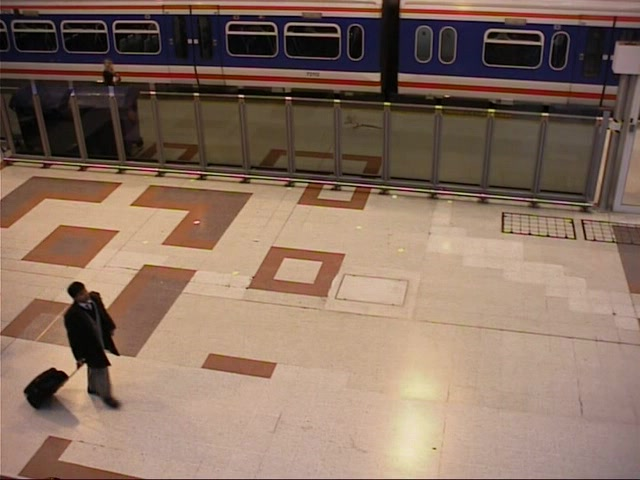
#> input picture homeworks/midterm/video/station/frame0250.jpg, 640 x 480 px; its folder holds 4 pictures in this run
$ jupyter execute --allow-errors Motion_Analysis_Assignment.ipynb
#> lines starting #> are read from the running program, lines starting #| are printed output that depends on the picture
# Motion Analysis Mid-term Assignment

[cell 1]
import numpy as np
import matplotlib.pyplot as plt
from pathlib import Path
from skimage import measure, morphology, io
from skimage.filters import threshold_otsu

[cell 2]
# Centralised tuning constants used throughout the notebook
NUM_BACKGROUND_FRAMES = 8
BACKGROUND_ALPHA = 0.1
MOTION_THRESHOLD = 0.2
CLEANING_RADIUS_FIXED = 2
CLEANING_RADIUS_OTSU = 3
MIN_BLOB_SIZE = 20
MAX_MATCH_DISTANCE = 40

# Functions definition

## Utility

[cell 3]
def load_frames(video_path):
    '''
    Load frames from directory.

    Parameters:
    video_path (str): Path to the directory containing video frames.

    Returns:
    list: A list of frame arrays.
    '''
    video_path = Path(video_path)
    frame_paths = sorted(video_path.glob("*.jpg"))
    if not frame_paths:
        raise ValueError(f"No frames found in {video_path}")

    frames = []
    for frame_path in frame_paths:
        frame = io.imread(str(frame_path))
#> frame is the input picture: shape (480, 640, 3); mean R, G, B 136.9, 112.3, 96.7
        if frame.ndim == 3:
            frame = frame.mean(axis=2)   # black and white images
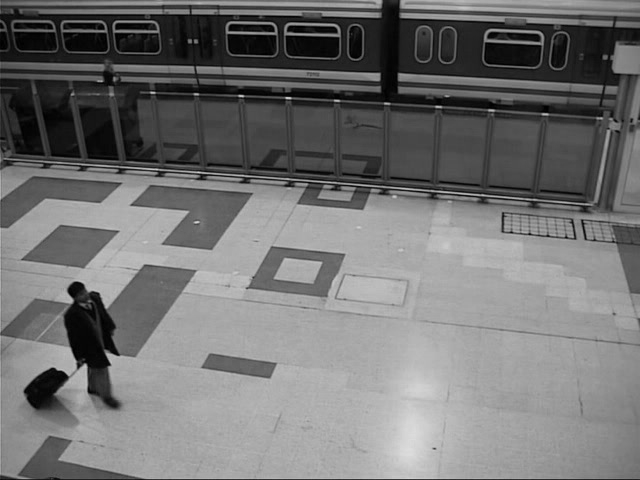
#> frame: shape (480, 640) float64; min 0, max 221.3, mean 115.3
        frames.append(frame.astype(np.float32))
#> pass 2 of the loop in load_frames, `for frame_path in frame_paths:`:
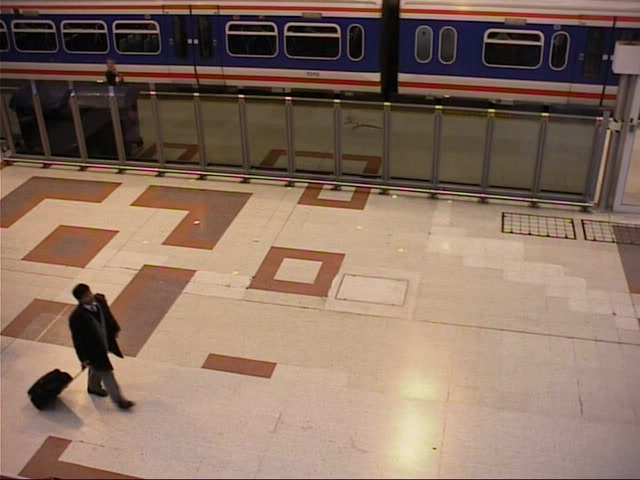
#> input picture homeworks/midterm/video/station/frame0251.jpg, 640 x 480 px
#> in load_frames, frame is the input picture: shape (480, 640, 3); mean R, G, B 136.9, 112.3, 96.8
#> in load_frames, `frame = frame.mean(axis=2)`:
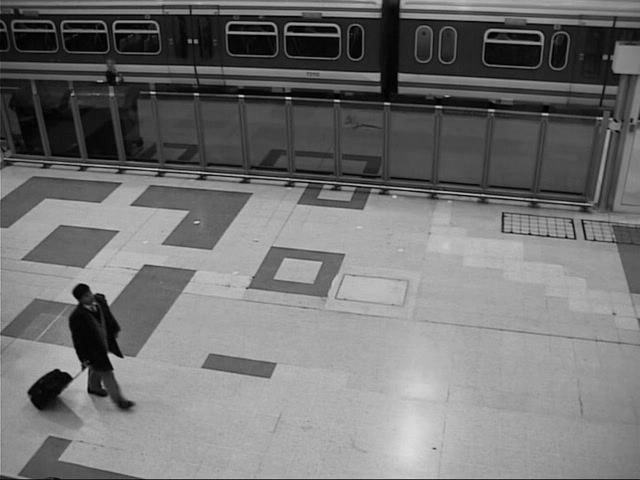
#> frame: shape (480, 640) float64; min 0, max 221.3, mean 115.3
#> pass 3 of the loop in load_frames, `for frame_path in frame_paths:`:
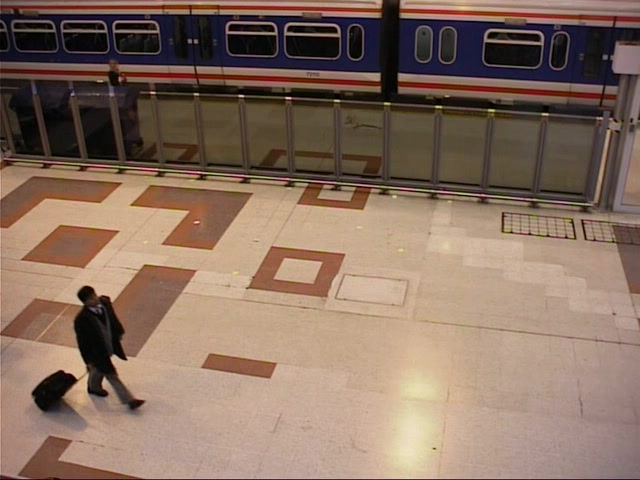
#> input picture homeworks/midterm/video/station/frame0252.jpg, 640 x 480 px
#> in load_frames, frame is the input picture: shape (480, 640, 3); mean R, G, B 136.8, 112.2, 96.7
#> in load_frames, `frame = frame.mean(axis=2)`:
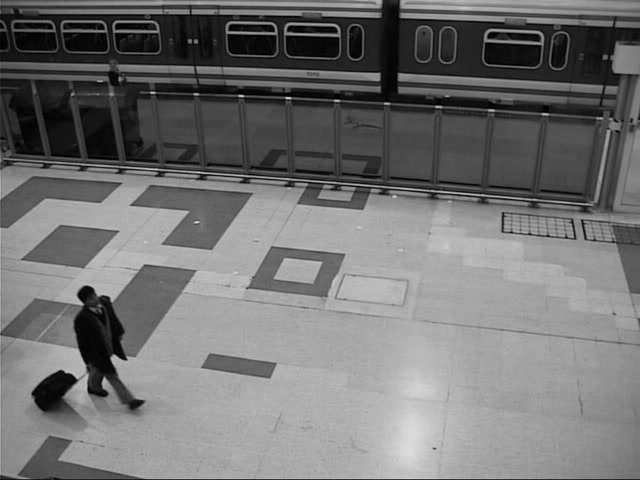
#> frame: shape (480, 640) float64; min 0, max 221.3, mean 115.2
#> the loop made 4 passes; the first 3 are shown

    return frames, frame_paths

# [58 lines left out: functions visualize_matches, plot_matches, not called in this run]

## Background

[cell 4]
def initialize_background(frames, num_frames=NUM_BACKGROUND_FRAMES):
    """
    Initialize the background by averaging the first frames in memory.

    Parameters:
    frames (list or array): Sequence of frames already loaded in memory.
    num_frames (int): Number of initial frames to average.

    Returns:
    numpy.ndarray: The estimated background image.
    """
    if len(frames) < num_frames:
        raise ValueError(f"Expected at least {num_frames} frames, found {len(frames)}")

    selected_frames = []
    for frame in frames[:num_frames]:
        if frame is None:
            raise ValueError("Frames must not contain None values")
        if frame.ndim == 3:
            frame = frame.mean(axis=2)   # black and white images
        selected_frames.append(frame.astype(np.float32))

    return np.mean(selected_frames, axis=0)

# [10 lines left out: function update_background, not called in this run]

## Change map

[cell 5]
# [71 lines left out: functions compute_change_map_fixed_threshold, compute_change_maps_fixed_threshold, compute_change_map_otsu, compute_change_maps_otsu, clean_map_fixed, clean_map_otsu, not called in this run]

------------

## Blobs

[cell 6]
# [60 lines left out: functions compute_blobs, match_blobs_distance, match_blobs_descriptor, not called in this run]

# Background initialization
First we initialize the background image by taking the average of the first 8 frames and show the result.

[cell 7]
video_dir = Path("video/station")
frames, frame_paths = load_frames(video_dir)
#> (the rest of this cell did not finish here and is left out)

-----------------------------------------------------

# Change detection maps

The change detection maps highlight pixels whose intensity differs significantly from the background estimate. We will focus on two factors that will determine their accuracy:

- **Background estimation method:** different strategies (e.g., a static average, a running average with selective updating, or more advanced models) produce different reference images B, which change the distribution of the difference image |I_t − B| and therefore the detected regions.
- **Threshold selection (τ):** the value used to binarize |I_t − B| determines sensitivity vs. false positives. A low τ increases detection of small changes (more false positives); a high τ suppresses small motion (more false negatives).

For this assignment we will:

- Explore one background update technique (running average with a freeze condition to avoid absorbing moving objects), and
- Compare two threshold-selection methods: a fixed heuristic threshold and Otsu's automatic thresholding.

We will visually and quantitatively compare results to show how background choice and τ interact.

## Fixed threshold
To choose a fixed treshold we compute and print the intensity histogram for the middle frame.

[cell 8]
# Inspect the difference-image histogram to choose a heuristic threshold
sample_index = len(frames) // 2
sample_frame = frames[sample_index].astype(np.float32)
#> (the rest of this cell did not finish here and is left out)
